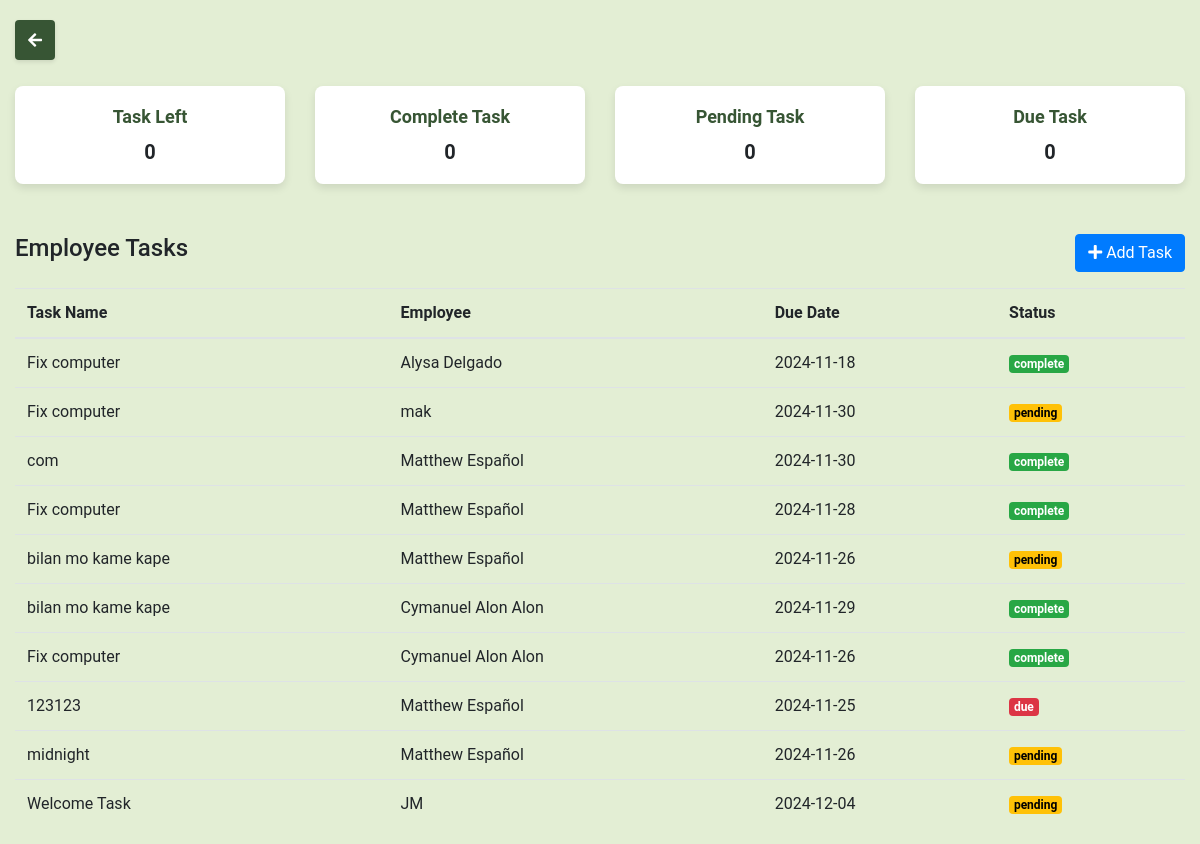
Page /task.php on the earlier database version.
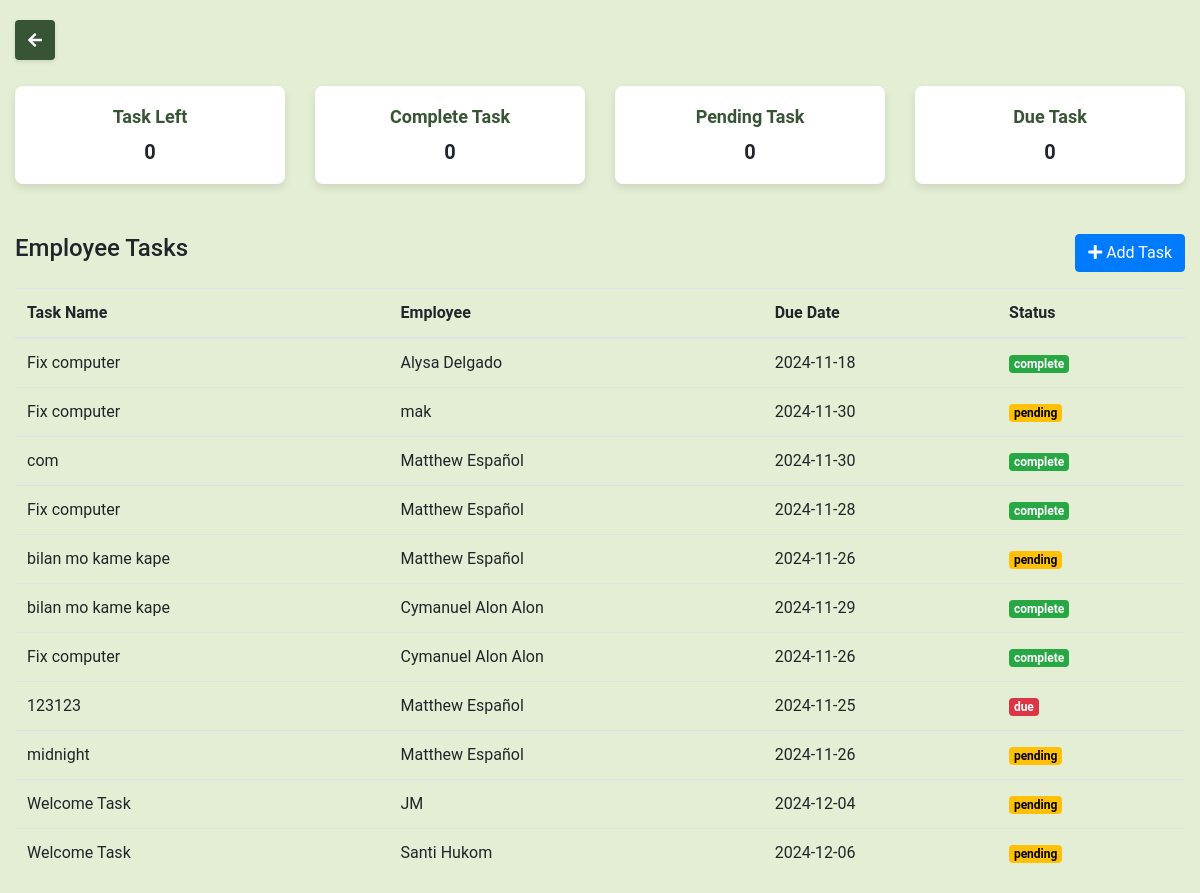
Same page on the later database version.
### tables this page shows
CREATE TABLE `tasks` (
  `id` int(11) NOT NULL,
  `task_name` varchar(255) NOT NULL,
  `employee_id` int(11) NOT NULL,
  `due_date` date NOT NULL,
  `status` enum('complete','pending','due') NOT NULL DEFAULT 'pending',
  `created_at` timestamp NOT NULL DEFAULT current_timestamp()
);

CREATE TABLE `users` (
  `id` int(11) NOT NULL,
  `fullname` varchar(255) NOT NULL,
  `username` varchar(255) NOT NULL,
  `email` varchar(255) NOT NULL,
  `password` varchar(255) NOT NULL,
  `profile_pic` varchar(255) DEFAULT NULL,
  `reset_token` varchar(255) DEFAULT NULL,
  `token_expiry` datetime DEFAULT NULL,
  `remember_token` varchar(64) DEFAULT NULL
);

### task.php (the view, shortened to what this page needs)
<?php
require_once 'signin&signout/config.php';
$query = "SELECT t.task_name, u.fullname AS employee_name, t.due_date, t.status
          FROM tasks t
          JOIN users u ON t.employee_id = u.id";
$tasksResult = mysqli_query($conn, $query);
$tasks = [];
while ($row = mysqli_fetch_assoc($tasksResult)) {
    $tasks[] = $row;
}
?>
<!DOCTYPE html>
<html lang="en">
<head>
    <link href="https://stackpath.bootstrapcdn.com/bootstrap/4.5.2/css/bootstrap.min.css" rel="stylesheet">
    <link rel="stylesheet" href="https://cdnjs.cloudflare.com/ajax/libs/font-awesome/5.15.4/css/all.min.css">
</head>
<body>
    <div class="container-fluid">
        <div class="row mb-3">
            <div class="col-12">
                <div class="header-container">
                    <a href="hr_dashboard.php" class="back-button">
                        <i class="fas fa-arrow-left"></i>
                    </a>
                </div>
            </div>
        </div>
        <div class="row text-center mb-4">
            <div class="col-md-3 mb-3">
                <div class="card">
                    <div class="card-body">
                        <h5 class="card-title">Task Left</h5>
                        <p id="task-left" class="card-text display-4">0</p>
                    </div>
                </div>
            </div>
            <div class="col-md-3 mb-3">
                <div class="card">
                    <div class="card-body">
                        <h5 class="card-title">Complete Task</h5>
                        <p id="complete-task" class="card-text display-4">0</p>
                    </div>
                </div>
            </div>
            <div class="col-md-3 mb-3">
                <div class="card">
                    <div class="card-body">
                        <h5 class="card-title">Pending Task</h5>
                        <p id="pending-task" class="card-text display-4">0</p>
                    </div>
                </div>
            </div>
            <div class="col-md-3 mb-3">
                <div class="card">
                    <div class="card-body">
                        <h5 class="card-title">Due Task</h5>
                        <p id="due-task" class="card-text display-4">0</p>
                    </div>
                </div>
            </div>
        </div>
        <div class="d-flex justify-content-between align-items-center mb-3">
            <h4>Employee Tasks</h4>
            <button class="btn btn-primary" data-toggle="modal" data-target="#addTaskModal">
                <i class="fas fa-plus"></i> Add Task
            </button>
        </div>
        <div class="table-responsive">
            <table class="table table-hover">
                <thead>
                    <tr>
                        <th>Task Name</th>
                        <th>Employee</th>
                        <th>Due Date</th>
                        <th>Status</th>
                    </tr>
                </thead>
                <tbody>
                    <?php foreach ($tasks as $task): ?>
                        <tr>
                            <td><?= htmlspecialchars($task['task_name']); ?></td>
                            <td><?= htmlspecialchars($task['employee_name']); ?></td>
                            <td><?= htmlspecialchars($task['due_date']); ?></td>
                            <td>
                                <span class="badge <?= $task['status'] === 'complete' ? 'badge-complete' : ($task['status'] === 'pending' ? 'badge-pending' : 'badge-due'); ?>">
                                    <?= htmlspecialchars($task['status']); ?>
                                </span>
                            </td>
                        </tr>
                    <?php endforeach; ?>
                </tbody>
            </table>
        </div>
    </div>
</body>
</html>

### task.php (style rules this page uses)
body { font-family: 'Roboto', sans-serif; background-color: #E3EED4; }
.container-fluid { margin-top: 20px; }
.header-container { display: flex; align-items: center; }
.back-button { background-color: #375534; color: white; border: none; width: 40px; height: 40px; display: flex; justify-content: center; align-items: center; box-shadow: 0 2px 4px rgba(0, 0, 0, 0.1); transition: background-color 0.3s ease, transform 0.2s ease; margin-right: 10px; border-radius: 4px; }
.back-button i { font-size: 16px; }
.card { border: none; transition: 0.3s; cursor: pointer; margin: 10px 0; background-color: #FFFFFF; border-radius: 8px; box-shadow: 0 4px 8px rgba(0, 0, 0, 0.1); }
.card-title { font-size: 18px; font-weight: bold; color: #375534; }
.card-text { font-size: 1.25rem; font-weight: bold; }
.badge-complete { background-color: #28a745; color: white; }
.badge-pending { background-color: #ffc107; color: black; }
.badge-due { background-color: #dc3545; color: white; }
.table th, .table td { vertical-align: middle; }

Differences in the rows shown:
added tasks: task_name "Welcome Task", employee.fullname "Santi Hukom", due_date "2024-12-06", status "pending"
